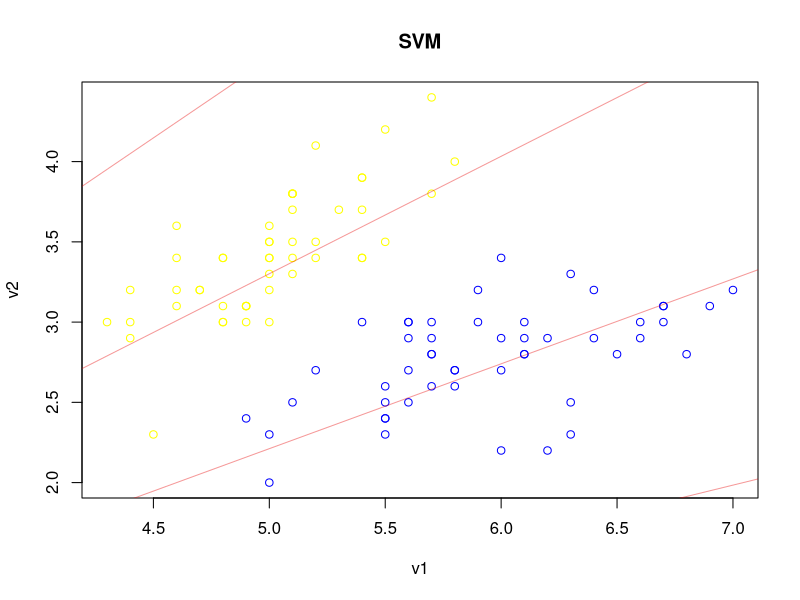
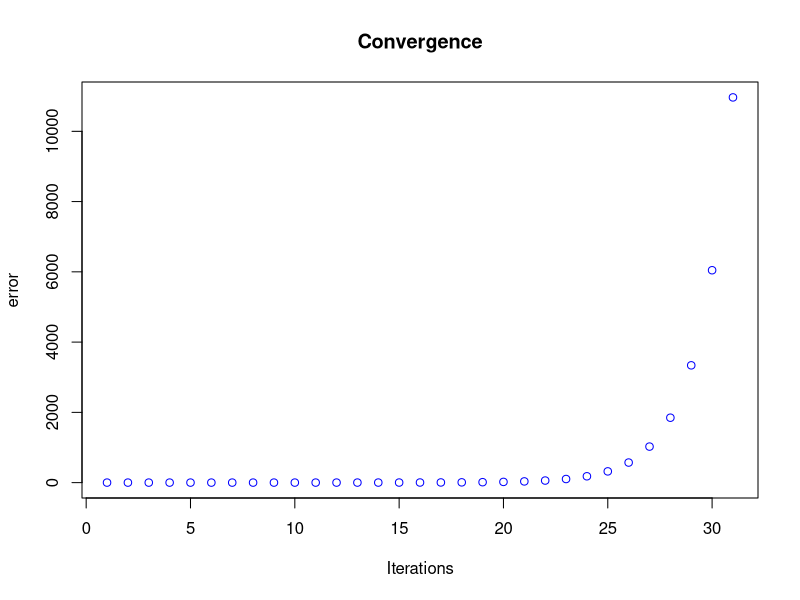

Reproduce these figures in R, in order.
computeError = function(W,X,Y,C) {
  term1 = sum(W^2)/(nrow(X) * C)
  term2 = 0
  for(i in 1:nrow(X)) {
    tmp = 1-Y[i]*(W %*% X[i,])
    if(tmp > 0)
      term2 = term2 + tmp
  }
  return(term1 + term2/nrow(X))
}

batch_gradient = function(W,X,Y,C) {
  term2_delta = rep(0,ncol(X))
  term1_delta = (2*sqrt(sum(W^2)))/(nrow(X) * C)
  for(i in 1:nrow(X)) {
     if((1-Y[i]*(W %*% X[i,]))>0)
       term2_delta = term2_delta - Y[i] * X[i,] 
  }
  return(term1_delta + term2_delta / nrow(X))
}

batch_gradient_descent = function(X,Y, learningRate, iterations, C) {
  W = rep(0,ncol(X))
  W_trace = W  
  error_trace = computeError(W,X,Y,C)
  for(iter in 1:iterations) {
    grad = batch_gradient(W,X,Y,C)
    W = W - (learningRate * grad)
    error_current = computeError(W,X,Y,C)
    
    W_trace = rbind(W_trace, W)
    error_trace = c(error_trace,error_current)
  }
  list(w=W_trace,e=error_trace)
}

display.trace = function(solution) {
  solution
}

plot.data = function(X,Y) {
  plot(X[,2],X[,3],col=ifelse(Y == -1,"yellow","blue"),xlab="v1",ylab="v2",main="SVM")
}

plot.lines = function(iterations,solution) {
  for (i in 2:iterations) {
    W = solution[[1]][i,]
    abline(-W[1]/W[3], -W[2]/W[3], col=rgb(0.9,0,0,0.4))
  }
  abline(-W[1]/W[3], -W[2]/W[3], col="green", lwd=4)
}

plot.convergence = function(iterations, solution) {
  plot(1:(iterations+1),solution[[2]],col="blue",xlab="Iterations",ylab="error",main="Convergence")
}

plot.trace = function(X, Y, solution, iterations,C) {
  windows(width=50, height=60)
  plot.data(X,Y)
  plot.lines(iterations,solution)
  x11()
  plot.convergence(iterations,solution)
}

setwd("C:\\Users\\Thimma Reddy\\Documents\\GitHub\\datascience\\datasets")
data = read.csv("iris-train.csv", header = TRUE)
dim(data)
str(data)

#data = data.frame(v1=c(1,3,2,5),v2=c(2,5,1,3),target=c(1,1,-1,-1))
X = data.frame(v0=rep(1,nrow(data)),data$v1,data$v2)
Y = data$target
X = as.matrix(X)

stepsize = 0.01
iterations = 30
C = 0.001
solution = batch_gradient_descent(X, Y, stepsize, iterations, C)
display.trace(solution)
plot.trace(X,Y,solution,iterations,C)
